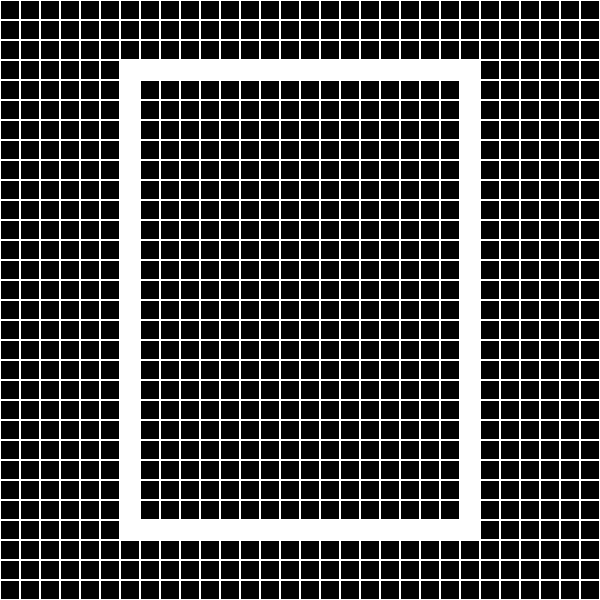
Frame 1 (no input)
Frame 60 (no input): identical to frame 1, image omitted
Frame 120 (the mouse pressed at the canvas centre since frame 60): identical to frame 1, image omitted

The p5.js sketch that drew this single still picture (run headless with seeded random() and noise() and a simulated clock; from frame 60 on, the mouse is pressed at the canvas centre):

// p5.js sketch
// ── sketch.js
const Csize =600;

function setup() {
  createCanvas(Csize,Csize);
}
function draw() {   
  const pix = 20;
  const soglia = pix * 0.5 / width * 2; 
  
  background(0); 

  stroke(255); 
  strokeWeight(2);
  
  const numPixX = floor(Csize / pix);
  const numPixY = floor(Csize / pix); 

  for (let j = 0; j < numPixX; j++) {    
    for (let i = 0; i < numPixY; i++) {   

        const u = i / (numPixX - 1) * 2 - 1;
        const v = j / (numPixY - 1) * 2 - 1;
      

        const r1 = rettangolo(u, v, 0.8, 0.6); 
        
      const bordor1 = abs(r1) < soglia; 

      if (abs(bordor1)) {
        fill(255);
      } else {
        fill(0);   
      }

      rect(j * pix, i * pix, pix, pix); 
    }
  }
}

function rettangolo(px, py, halfWidth, halfHeight) {
	const dx = abs(px) - halfWidth;
	const dy = abs(py) - halfHeight;
	if (dx <= 0 && dy <= 0) return max(dx, dy); // punto interno, SDF should be negative
	const ox = max(dx, 0);
	const oy = max(dy, 0);
	return sqrt(ox * ox + oy * oy); // distanza esterna
  }
  
